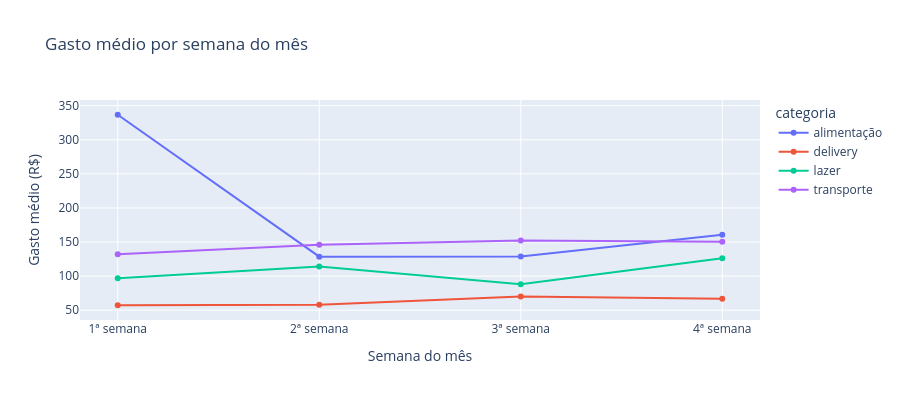

This figure's notebook cell:
### Markdown cell above
## 4. Padrão por semana do mês

> **Insight esperado:** alimentação deve ser maior na 1ª semana (dia de mercadão logo após o salário).

### Code cell
por_semana = (
    df.groupby(["semana_do_mes", "categoria"])["valor"]
    .mean()
    .reset_index()
    .rename(columns={"valor": "media"})
)

fig = px.line(
    por_semana[por_semana["categoria"].isin(cats_foco)],
    x="semana_do_mes",
    y="media",
    color="categoria",
    markers=True,
    title="Gasto médio por semana do mês",
    labels={"media": "Gasto médio (R$)", "semana_do_mes": "Semana do mês"},
    height=400
)
fig.update_xaxes(tickvals=[1,2,3,4], ticktext=["1ª semana","2ª semana","3ª semana","4ª semana"])
fig.show()

# Insight automático
alim_semana = por_semana[por_semana["categoria"] == "alimentação"].set_index("semana_do_mes")["media"]
if len(alim_semana) > 0:
    semana_pico = alim_semana.idxmax()
    print(f"\n💡 Insight: o maior gasto com alimentação ocorre na {semana_pico}ª semana do mês")
    print(f"   Média na {semana_pico}ª semana: R$ {alim_semana.max():.2f}")
    outras = alim_semana.drop(semana_pico).mean()
    print(f"   Média nas demais semanas: R$ {outras:.2f}")

### Figure 1 — Plotly figure (JSON) as saved in the notebook; plotly's stock layout.template omitted (floating-point values rounded to 4 significant figures)
{"data": [{"hovertemplate": "categoria=alimentação<br>Semana do mês=%{x}<br>Gasto médio (R$)=%{y}<extra></extra>", "legendgroup": "alimentação", "line": {"color": "#636efa", "dash": "solid"}, "marker": {"symbol": "circle"}, "mode": "lines+markers", "name": "alimentação", "orientation": "v", "showlegend": true, "type": "scatter", "x": [1, 2, 3, 4], "xaxis": "x", "y": [336.7, 128.6, 128.9, 160.5], "yaxis": "y"}, {"hovertemplate": "categoria=delivery<br>Semana do mês=%{x}<br>Gasto médio (R$)=%{y}<extra></extra>", "legendgroup": "delivery", "line": {"color": "#EF553B", "dash": "solid"}, "marker": {"symbol": "circle"}, "mode": "lines+markers", "name": "delivery", "orientation": "v", "showlegend": true, "type": "scatter", "x": [1, 2, 3, 4], "xaxis": "x", "y": [57.29, 58.17, 70.08, 66.66], "yaxis": "y"}, {"hovertemplate": "categoria=lazer<br>Semana do mês=%{x}<br>Gasto médio (R$)=%{y}<extra></extra>", "legendgroup": "lazer", "line": {"color": "#00cc96", "dash": "solid"}, "marker": {"symbol": "circle"}, "mode": "lines+markers", "name": "lazer", "orientation": "v", "showlegend": true, "type": "scatter", "x": [1, 2, 3, 4], "xaxis": "x", "y": [96.88, 114.0, 88.06, 126.3], "yaxis": "y"}, {"hovertemplate": "categoria=transporte<br>Semana do mês=%{x}<br>Gasto médio (R$)=%{y}<extra></extra>", "legendgroup": "transporte", "line": {"color": "#ab63fa", "dash": "solid"}, "marker": {"symbol": "circle"}, "mode": "lines+markers", "name": "transporte", "orientation": "v", "showlegend": true, "type": "scatter", "x": [1, 2, 3, 4], "xaxis": "x", "y": [132.1, 145.9, 152.4, 150.5], "yaxis": "y"}], "layout": {"height": 400, "legend": {"title": {"text": "categoria"}, "tracegroupgap": 0}, "title": {"text": "Gasto médio por semana do mês"}, "xaxis": {"anchor": "y", "domain": [0, 1], "ticktext": ["1ª semana", "2ª semana", "3ª semana", "4ª semana"], "tickvals": [1, 2, 3, 4], "title": {"text": "Semana do mês"}}, "yaxis": {"anchor": "x", "domain": [0, 1], "title": {"text": "Gasto médio (R$)"}}}}
